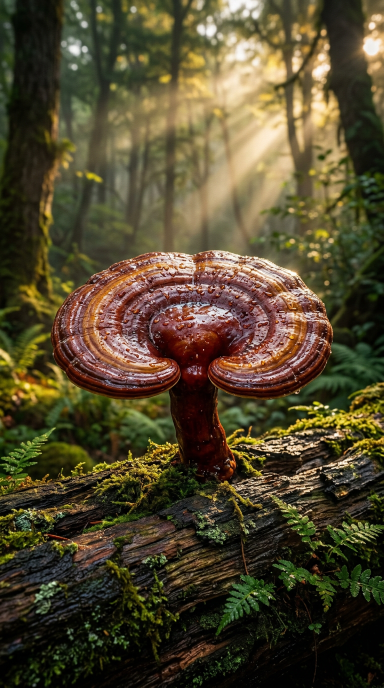
#> input picture dxn/fuentes/parte1/s4.png, 768 x 1376 px, found by its file name (shown at 1/2 size)
$ python largo.py ../fuentes/parte1/s4.png
#> lines starting #> are read from the running program, lines starting #| are printed output that depends on the picture
### dxn/scripts/motion.py
"""Motion toolkit for DXN reels: easing with overshoot, staggered entrances,
3-layer parallax, constant idle micro-motion and an energy-saber slash."""
import math, subprocess
from PIL import Image, ImageDraw, ImageFont, ImageFilter, ImageEnhance

W, H, FPS = 1080, 1920, 30
F = '/usr/share/fonts/opentype/inter/'
def font(name, size): return ImageFont.truetype(F + name, size)

# ---------- easing ----------
def clamp(x, a=0.0, b=1.0): return max(a, min(b, x))
def ease_out_back(t, s=1.4):
    t = clamp(t) - 1
    return t * t * ((s + 1) * t + s) + 1
def ease_in_cubic(t): t = clamp(t); return t * t * t
def ease_out_cubic(t): t = clamp(t) - 1; return t * t * t + 1
def ease_in_out_sine(t): t = clamp(t); return -(math.cos(math.pi * t) - 1) / 2

def entrance(t, start, dur=0.45):
    """0..1 progress (with overshoot) for an element entering at `start`."""
    return ease_out_back((t - start) / dur) if t >= start else 0.0

def exit_(t, end, dur=0.25):
    """1..0 opacity factor for an element leaving at `end`."""
    return 1.0 - ease_in_cubic((t - (end - dur)) / dur) if t > end - dur else 1.0

# [55 lines left out: functions idle, chroma_cut, cover, place, parallax_frame, not called in this run]

# ---------- particles ----------
class Embers:
    """Warm floating light particles, always moving (micro-motion)."""
    def __init__(self, n=40, seed=7):
        import random; r = random.Random(seed)
        self.p = [(r.uniform(0, W), r.uniform(0, H), r.uniform(1.5, 4.5), r.uniform(20, 60), r.uniform(0, 6.28)) for _ in range(n)]
    # [63 lines left out: functions draw, saber_slash, text_layer, animate_in, not called in this run]

# --- Colocación de texto sin tapar caras ---
_FACE = None
# [8 lines left out: function face_boxes, not called in this run]
ZONES = [(160, 620), (1180, 1620), (620, 1180)]  # arriba, abajo (sobre subtítulos), centro
# [9 lines left out: function safe_zone, not called in this run]

### dxn/scripts/largo.py
import sys, subprocess, math
sys.path.insert(0,'/tmp/claude-0/-home-user-Pek-Ss-boutique/f5892703-9636-54fe-89dd-0efcb8a15e5f/scripts')
import motion as M
from PIL import Image, ImageDraw, ImageFilter, ImageEnhance
B='/tmp/claude-0/-home-user-Pek-Ss-boutique/f5892703-9636-54fe-89dd-0efcb8a15e5f/'; L=B+'largo/'
W,H,FPS=1920,1080,30
fH=M.font('Inter-ExtraBold.otf',110); fB=M.font('Inter-ExtraBold.otf',76); fS=M.font('Inter-Bold.otf',44); fP=M.font('Inter-ExtraBold.otf',40)
bgimg=Image.open(B+'reel/s4.png').convert('RGB')
#> bgimg is the input picture: PIL image 768x1376 RGB; mean R, G, B 80.9, 71.2, 45.3
r=max(W*1.15/bgimg.width,H*1.15/bgimg.height); bgimg=bgimg.resize((int(bgimg.width*r),int(bgimg.height*r)),Image.LANCZOS).filter(ImageFilter.GaussianBlur(18))
#> after `r = max(W * 1.15 / bgimg.width, H * 1.15 / bgimg.height)`: r = 2.88
#> after `bgimg = bgimg.resize((int(bgimg.width * r), int(bgimg.height * r)), Im`:
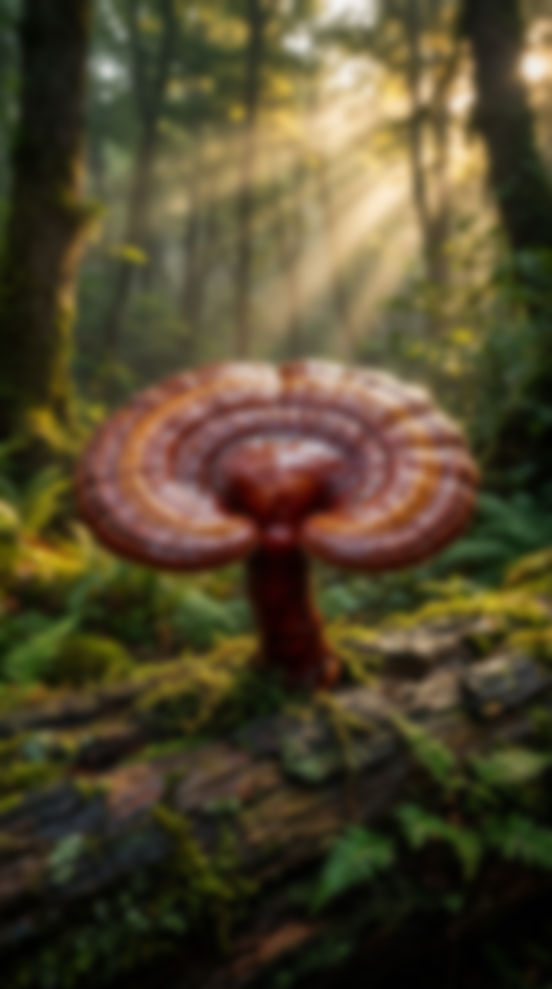
#> bgimg: PIL image 2208x3956 RGB (shown at 1/4 size); mean R, G, B 80.9, 71.2, 45.3
bgimg=ImageEnhance.Brightness(bgimg).enhance(0.35)
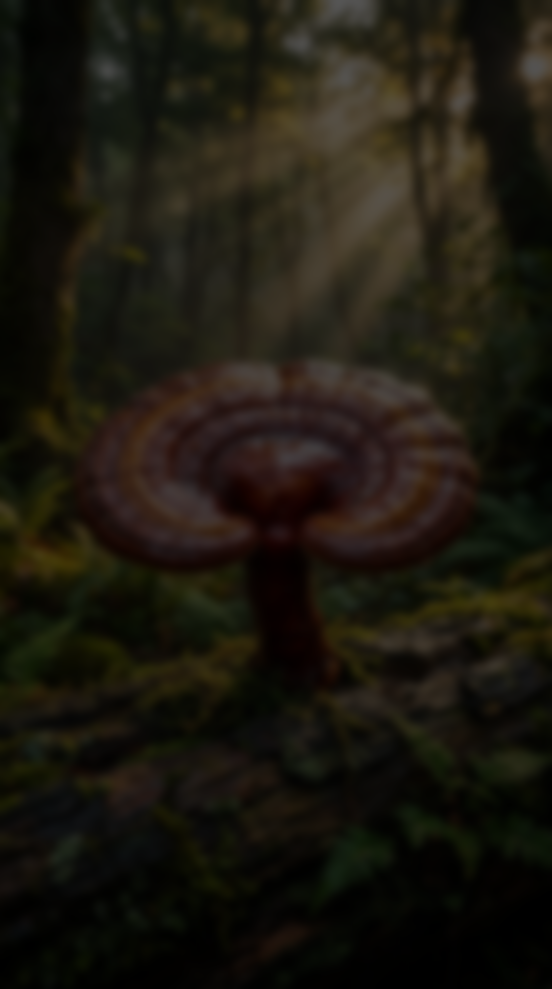
#> bgimg: PIL image 2208x3956 RGB (shown at 1/4 size); mean R, G, B 27.8, 24.4, 15.4
emb=M.Embers(60)
def card(name, dur, lines):
    """lines: list of (text, font, color, y, start, pill)"""
    p=subprocess.Popen(['ffmpeg','-y','-loglevel','error','-f','rawvideo','-pix_fmt','rgb24','-s',f'{W}x{H}','-r',str(FPS),'-i','-',
      '-f','lavfi','-i','anullsrc=r=44100:cl=stereo','-shortest','-c:v','libx264','-preset','medium','-crf','19','-pix_fmt','yuv420p','-c:a','aac','-b:a','192k',L+name],stdin=subprocess.PIPE)
    layers=[(M.text_layer(t,f,fill=c,pill=pl),y,s) for t,f,c,y,s,pl in lines]
    for n in range(int(dur*FPS)):
        t=n/FPS; bw,bh=bgimg.size; ox=(bw-W)/2+40*math.sin(t*0.4); oy=(bh-H)/2+20*math.sin(t*0.3)
        fr=bgimg.crop((int(ox),int(oy),int(ox)+W,int(oy)+H)).convert('RGBA')
        # emb uses 1080x1920 coords: draw on a temp and scale
        ov=Image.new('RGBA',(1080,1920),(0,0,0,0)); emb.draw(ov,t,alpha=0.9); fr.alpha_composite(ov.resize((W,int(1920*W/1080))).crop((0,0,W,H)))
        for i,(ly,y,s) in enumerate(layers):
            if t>=s:
                k=M.entrance(t,s); dy,sc,ang=M.idle(t,i*0.9,amp=4)
                a=M.clamp((t-s)/0.2)*M.exit_(t,dur,0.3)
                l=ly
                if abs(sc*(0.85+0.15*k)-1)>1e-3: l=ly.resize((int(ly.width*sc*(0.85+0.15*k)),int(ly.height*sc*(0.85+0.15*k))),Image.BILINEAR)
                if a<0.999: al=l.split()[3].point(lambda v:int(v*a)); l=l.copy(); l.putalpha(al)
                fr.alpha_composite(l,(int(W/2-l.width/2),int(y+70*(1-k)+dy-l.height/2)))
        p.stdin.write(fr.convert('RGB').tobytes())
    p.stdin.close(); p.wait()
RED=(200,25,25,240); GOLD=(255,205,90)
which=sys.argv[1]
if which=='intro':
    card('c00.mp4',6,[('TODO SOBRE EL GANODERMA',fH,(255,255,255),400,0.1,None),('el hongo de 2,000 años que va en tu café',fS,GOLD,540,0.5,None),
                      ('Historia · cultivo · 3 recetas',fP,(255,255,255),680,0.9,RED)])
elif which=='outro':
    card('c99.mp4',7,[('¿CUÁL RECETA PRUEBAS PRIMERO?',fB,(255,255,255),380,0.1,None),('Cuéntame en los comentarios',fS,GOLD,500,0.5,None),
                      ('Suscríbete para más recetas con café de Ganoderma',fP,(255,255,255),640,0.9,RED),
                      ('Este producto no es un medicamento. El consumo de este producto es responsabilidad de quien lo recomienda y de quien lo usa.',M.font('Inter-Medium.otf',22),(210,210,210),960,1.2,None)])
else:
#> (the run stopped early here; a loop or call above may not have finished)

$ run again, with dxn/fuentes/parte1/s1.png copied over dxn/fuentes/parte1/s4.png
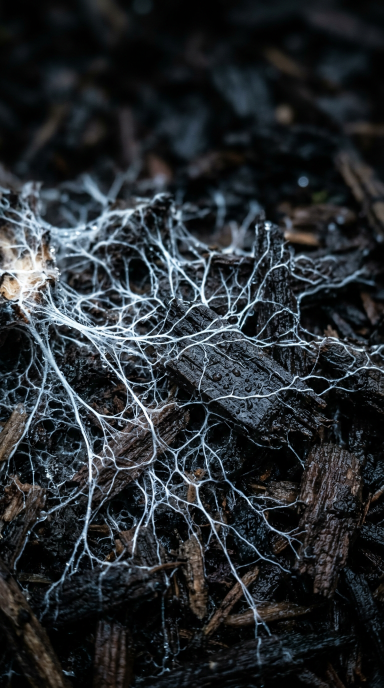
#> input picture dxn/fuentes/parte1/s1.png, 768 x 1376 px, found by its file name (shown at 1/2 size)
#> bgimg is the input picture: PIL image 768x1376 RGB; mean R, G, B 38.4, 43.2, 47
#> `bgimg = bgimg.resize((int(bgimg.width * r), int(bgimg.height * r)), Im`:
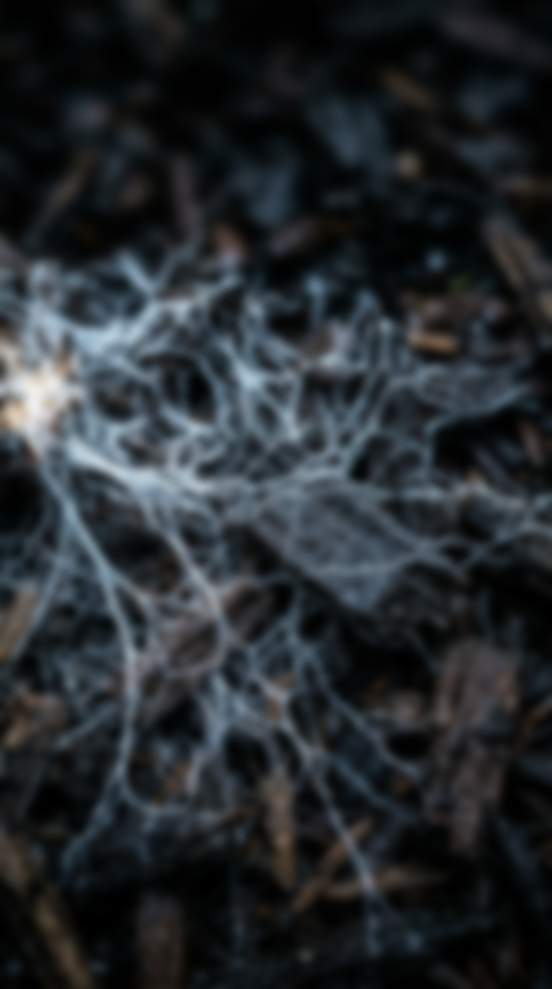
#> bgimg: PIL image 2208x3956 RGB (shown at 1/4 size); mean R, G, B 38.4, 43.2, 47
#> `bgimg=ImageEnhance.Brightness(bgimg).enhance(0.35)`:
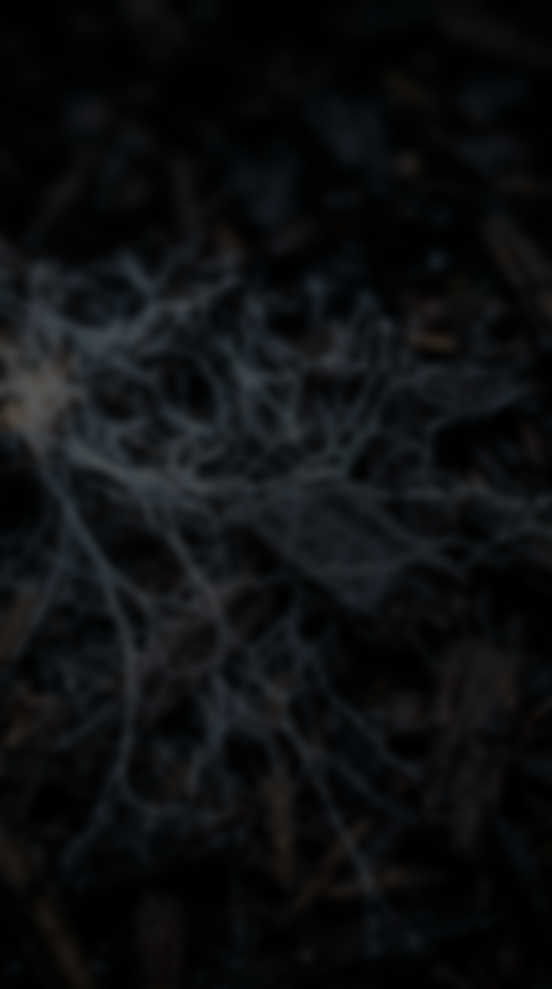
#> bgimg: PIL image 2208x3956 RGB (shown at 1/4 size); mean R, G, B 13, 14.6, 16

$ run again, with dxn/fuentes/parte1/s2.png copied over dxn/fuentes/parte1/s4.png
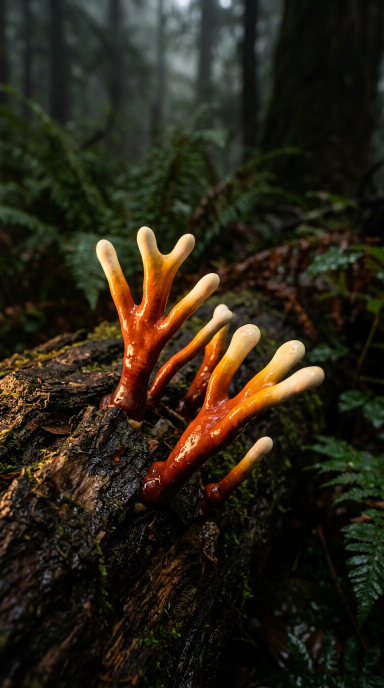
#> input picture dxn/fuentes/parte1/s2.png, 768 x 1376 px, found by its file name (shown at 1/2 size)
#> bgimg is the input picture: PIL image 768x1376 RGB; mean R, G, B 41.9, 35.8, 22.3
#> `bgimg = bgimg.resize((int(bgimg.width * r), int(bgimg.height * r)), Im`:
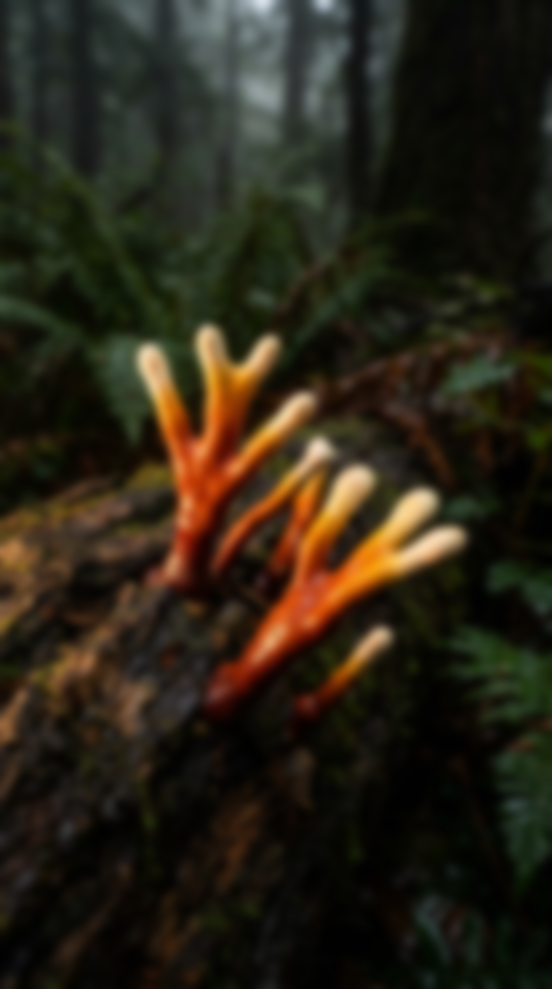
#> bgimg: PIL image 2208x3956 RGB (shown at 1/4 size); mean R, G, B 41.9, 35.8, 22.3
#> `bgimg=ImageEnhance.Brightness(bgimg).enhance(0.35)`:
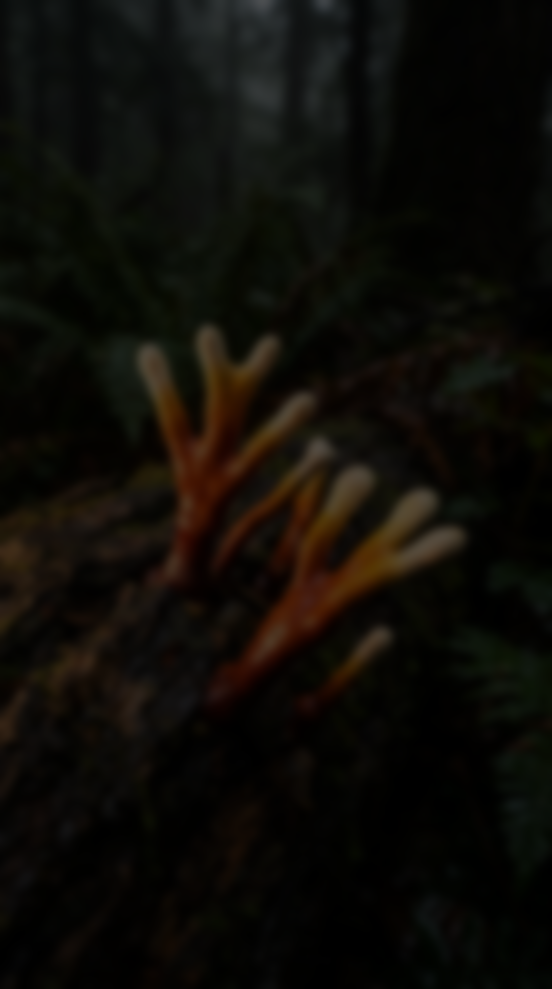
#> bgimg: PIL image 2208x3956 RGB (shown at 1/4 size); mean R, G, B 14.2, 12.1, 7.4

$ run again, with dxn/fuentes/parte1/s3.png copied over dxn/fuentes/parte1/s4.png
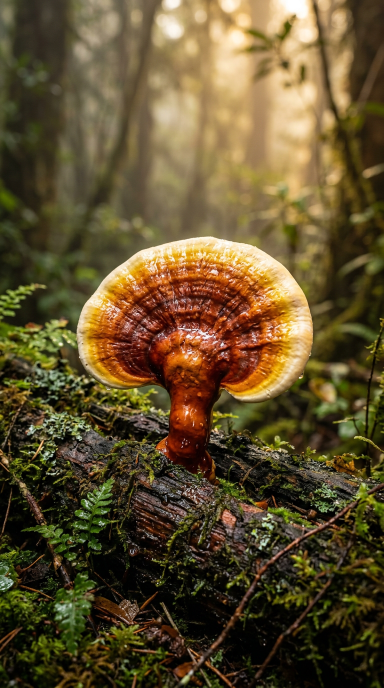
#> input picture dxn/fuentes/parte1/s3.png, 768 x 1376 px, found by its file name (shown at 1/2 size)
#> bgimg is the input picture: PIL image 768x1376 RGB; mean R, G, B 95.6, 79.1, 45.5
#> `bgimg = bgimg.resize((int(bgimg.width * r), int(bgimg.height * r)), Im`:
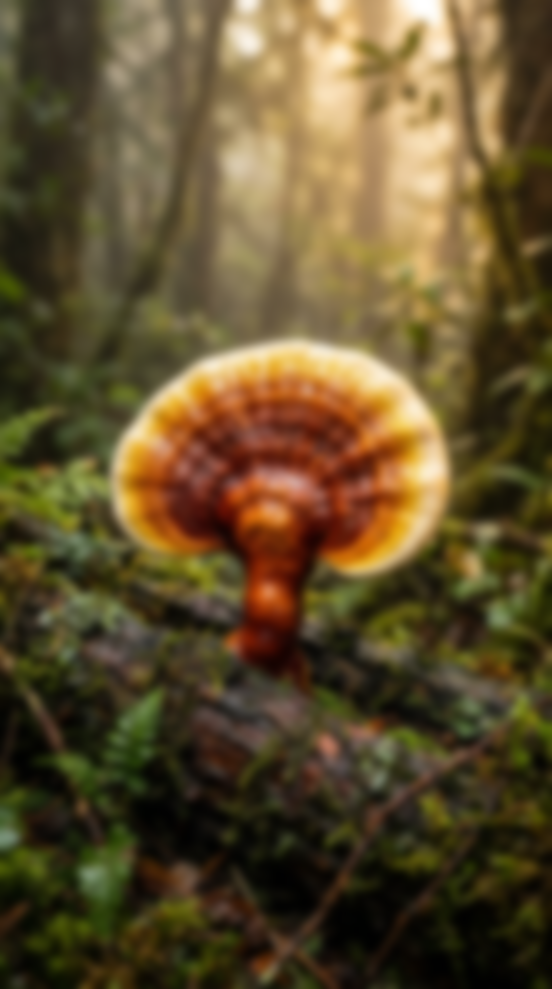
#> bgimg: PIL image 2208x3956 RGB (shown at 1/4 size); mean R, G, B 95.6, 79.1, 45.5
#> `bgimg=ImageEnhance.Brightness(bgimg).enhance(0.35)`:
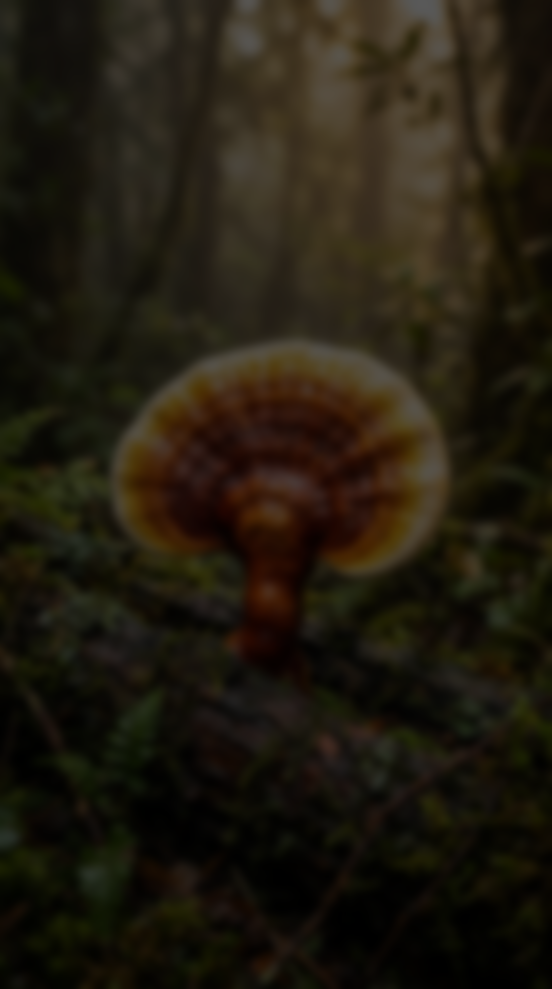
#> bgimg: PIL image 2208x3956 RGB (shown at 1/4 size); mean R, G, B 33, 27.2, 15.5
